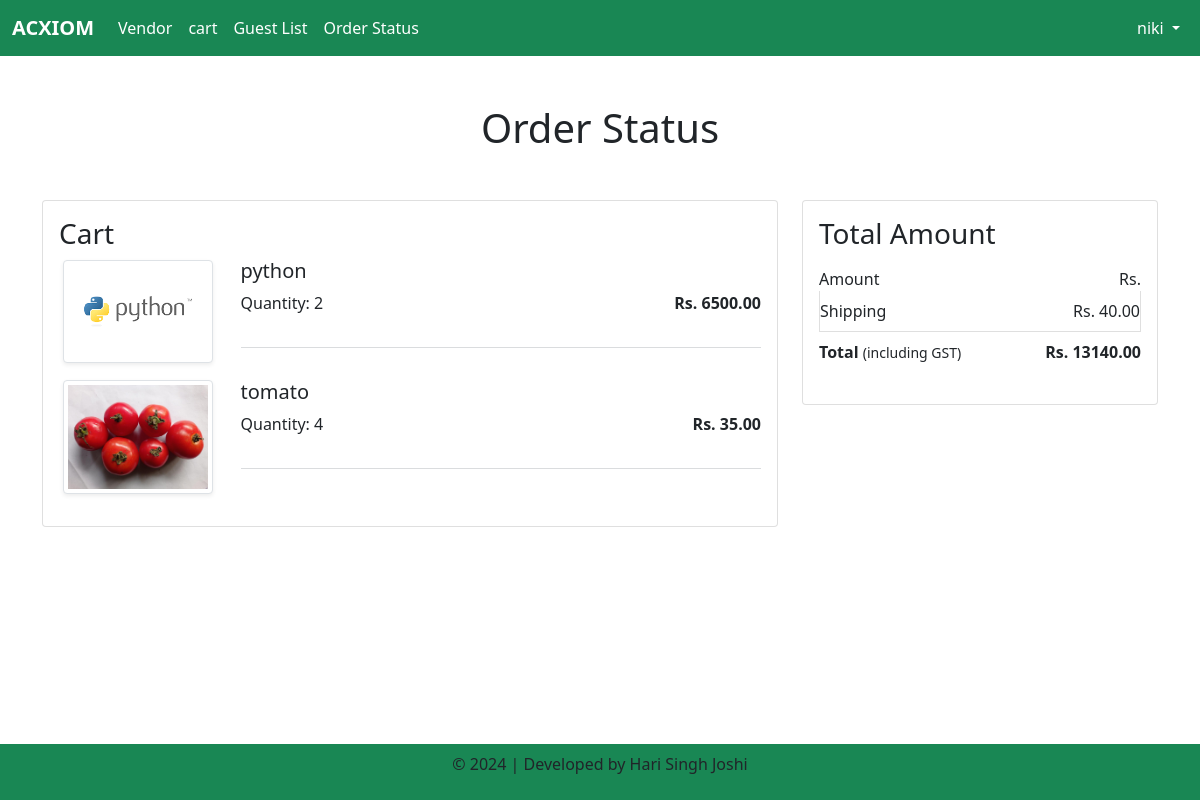
The page /order-status/ (signed in) on the database its author committed.
### app/models.py (models this page shows, shortened)
class Cart(models.Model):
    user=models.ForeignKey(User,on_delete=models.CASCADE)
    product=models.ForeignKey(Product,on_delete=models.CASCADE)
    quantity=models.PositiveIntegerField(default=1)

class Product(models.Model):
    name = models.CharField(max_length=100)
    Description = models.TextField()
    Price = models.DecimalField(max_digits=10, decimal_places=2)
    status = models.CharField(max_length=20, choices=CATEGORY_CHOICES, default='activate')
    image = models.ImageField(upload_to='product_images/')
    vendor = models.ForeignKey(User, null=True, blank=True, on_delete=models.SET_NULL)

### app/views.py (the view)
# urls.py: path('order-status/', views.order_status_view, name='order_status'),
@login_required
def order_status_view(request):
    cart_items = Cart.objects.filter(user=request.user)
    total_amount = sum(item.product.Price * item.quantity for item in cart_items)
    shipping_cost = 40
    final_total = total_amount + shipping_cost
    context = {
        'cart_items': cart_items,
        'total_amount': total_amount,
        'final_total': final_total,
    }
    return render(request, 'app/orderstatus.html', context)

### app/templates/app/orderstatus.html (shortened to what this page needs)
{% extends 'app/user.html' %}
{% block main-content %}
<div class="container my-5">
    <div class="row">
        <h1 class="text-center mb-5">Order Status</h1>
        {% if cart_items %}
        <div class="col-sm-8">
            <div class="card">
                <div class="card-body">
                    <h3>Cart</h3>
                    {% for item in cart_items %}
                    <div class="row mb-3">
                        <div class="col-sm-3 text-center align-self-center">
                            <img src="{{ item.product.image.url }}" alt="{{ item.product.name }}" class="img-fluid img-thumbnail shadow-sm" height="150" width="150">
                        </div>
                        <div class="col-sm-9">
                            <h5>{{ item.product.name }}</h5>
                            <div class="d-flex justify-content-between">
                                <p>Quantity: {{ item.quantity }}</p>
                                <p class="mb-0">
                                    <span><strong>Rs. {{ item.product.Price }}</strong></span>
                                </p>
                            </div>
                            <hr class="text-muted">
                        </div>
                    </div>
                    {% endfor %}
                </div>
            </div>
        </div>
        <div class="col-sm-4">
            <div class="card">
                <div class="card-body">
                    <h3>Total Amount</h3>
                    <ul class="list-group">
                        <li class="list-group-item d-flex justify-content-between align-items-center border-0 px-0 pb-0">
                            Amount <span id="amount">Rs. {{ amount }}</span>
                        </li>
                        <li class="list-group-item d-flex justify-content-between align-items-center px-0">
                            Shipping <span>Rs. 40.00</span>
                        </li>
                        <li class="list-group-item d-flex justify-content-between align-items-center border-0 px-0 mb-3">
                            <div>
                                <strong>Total</strong> <small>(including GST)</small>
                            </div>
                            <span id="totalamount"><strong>Rs. {{ total_amount }}</strong></span>
                        </li>
                    </ul>
                </div>
            </div>
        </div>
        {% else %}
        <div class="col-sm-12">
            <div class="alert alert-warning text-center">
                <h3>Your cart is empty!</h3>
            </div>
        </div>
        {% endif %}
    </div>
</div>
{% endblock main-content %}

### app/templates/app/user.html (shortened to what this page needs)
<!DOCTYPE html>
{% load static %}
<html lang="en">
<head>
    <link href="https://cdn.jsdelivr.net/npm/bootstrap@5.0.2/dist/css/bootstrap.min.css" rel="stylesheet">
    <link rel="stylesheet" href="{% static 'app/css/owl.carousel.min.css' %}">
    <link rel="stylesheet" href="{% static 'app/css/all.min.css' %}">
    <link rel="stylesheet" href="{% static 'app/css/style.css' %}">
</head>
<body>
    <nav class="navbar navbar-expand-lg navbar-dark bg-success">
        <div class="container-fluid">
            <a class="navbar-brand" href="{% url 'user_home' %}">
                <b>ACXIOM</b>
            </a>
            <div class="collapse navbar-collapse" id="navbarSupportedContent">
                <ul class="navbar-nav me-auto mb-2 mb-lg-0">
                    <li class="nav-item">
                        <a class="nav-link active" aria-current="page" href="{% url 'vendor_list' %}">Vendor</a>
                    </li>
                    <li class="nav-item">
                        <a class="nav-link active" aria-current="page" href="{% url 'showcart' %}">cart</a>
                    </li>
                    <li class="nav-item">
                        <a class="nav-link text-white" href="#">Guest List</a>
                    </li>
                    <li class="nav-item">
                        <a class="nav-link text-white" href="{% url 'order_status' %}">Order Status</a>
                    </li>
                </ul>
                <ul class="navbar-nav">
                    <li class="nav-item dropdown">
                        <a class="nav-link dropdown-toggle text-white" href="#" id="ProfileDropdown" role="button" data-bs-toggle="dropdown" aria-expanded="false">
                            {{ user.username }}
                        </a>
                    </li>
                </ul>
            </div>
        </div>
    </nav>
    {% block main-content %}{% endblock main-content %}
    <footer class="container-fluid fixed-bottom bg-success text-center p-2 mt-5">
        <p>&copy; 2024 | Developed by Hari Singh Joshi</p>
    </footer>
</body>
</html>

### rows shown on the page
Cart: product.image (picture), product.name "python", quantity "2", product.Price "6500.00"
Cart: product.image (picture), product.name "tomato", quantity "4", product.Price "35.00"

### other values the page prints
{{ user.username }} "niki"
{{ total_amount }} "13140.00"
